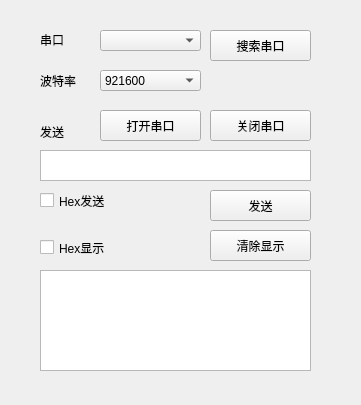
<?xml version="1.0" encoding="UTF-8"?>
<ui version="4.0">
 <class>Widget</class>
 <widget class="QWidget" name="Widget">
  <property name="enabled">
   <bool>true</bool>
  </property>
  <property name="geometry">
   <rect>
    <x>0</x>
    <y>0</y>
    <width>361</width>
    <height>405</height>
   </rect>
  </property>
  <property name="windowTitle">
   <string>Widget</string>
  </property>
  <widget class="QLabel" name="serial_label">
   <property name="geometry">
    <rect>
     <x>40</x>
     <y>30</y>
     <width>54</width>
     <height>20</height>
    </rect>
   </property>
   <property name="text">
    <string>串口</string>
   </property>
  </widget>
  <widget class="QLabel" name="baudrate_label">
   <property name="geometry">
    <rect>
     <x>40</x>
     <y>70</y>
     <width>54</width>
     <height>21</height>
    </rect>
   </property>
   <property name="text">
    <string>波特率</string>
   </property>
  </widget>
  <widget class="QComboBox" name="serial_select">
   <property name="geometry">
    <rect>
     <x>100</x>
     <y>30</y>
     <width>101</width>
     <height>21</height>
    </rect>
   </property>
  </widget>
  <widget class="QComboBox" name="baudrate_select">
   <property name="geometry">
    <rect>
     <x>100</x>
     <y>70</y>
     <width>101</width>
     <height>21</height>
    </rect>
   </property>
   <item>
    <property name="text">
     <string>921600</string>
    </property>
   </item>
   <item>
    <property name="text">
     <string>1152000</string>
    </property>
   </item>
  </widget>
  <widget class="QPushButton" name="serial_on_button">
   <property name="geometry">
    <rect>
     <x>100</x>
     <y>110</y>
     <width>101</width>
     <height>31</height>
    </rect>
   </property>
   <property name="text">
    <string>打开串口</string>
   </property>
  </widget>
  <widget class="QPushButton" name="serial_off_button">
   <property name="geometry">
    <rect>
     <x>210</x>
     <y>110</y>
     <width>101</width>
     <height>31</height>
    </rect>
   </property>
   <property name="text">
    <string>关闭串口</string>
   </property>
  </widget>
  <widget class="QPushButton" name="search_button">
   <property name="geometry">
    <rect>
     <x>210</x>
     <y>30</y>
     <width>101</width>
     <height>31</height>
    </rect>
   </property>
   <property name="text">
    <string>搜索串口</string>
   </property>
  </widget>
  <widget class="QPushButton" name="clearButton">
   <property name="enabled">
    <bool>true</bool>
   </property>
   <property name="geometry">
    <rect>
     <x>210</x>
     <y>230</y>
     <width>101</width>
     <height>31</height>
    </rect>
   </property>
   <property name="text">
    <string>清除显示</string>
   </property>
   <property name="checkable">
    <bool>true</bool>
   </property>
   <property name="checked">
    <bool>false</bool>
   </property>
  </widget>
  <widget class="QPushButton" name="sendButton">
   <property name="geometry">
    <rect>
     <x>210</x>
     <y>190</y>
     <width>101</width>
     <height>31</height>
    </rect>
   </property>
   <property name="text">
    <string>发送</string>
   </property>
  </widget>
  <widget class="QCheckBox" name="hex_send">
   <property name="geometry">
    <rect>
     <x>40</x>
     <y>190</y>
     <width>161</width>
     <height>21</height>
    </rect>
   </property>
   <property name="text">
    <string>Hex发送</string>
   </property>
  </widget>
  <widget class="QTextEdit" name="send_text">
   <property name="geometry">
    <rect>
     <x>40</x>
     <y>150</y>
     <width>271</width>
     <height>31</height>
    </rect>
   </property>
  </widget>
  <widget class="QCheckBox" name="hex_display">
   <property name="geometry">
    <rect>
     <x>40</x>
     <y>237</y>
     <width>101</width>
     <height>21</height>
    </rect>
   </property>
   <property name="text">
    <string>Hex显示</string>
   </property>
  </widget>
  <widget class="QLabel" name="label">
   <property name="geometry">
    <rect>
     <x>40</x>
     <y>122</y>
     <width>54</width>
     <height>20</height>
    </rect>
   </property>
   <property name="text">
    <string>发送</string>
   </property>
  </widget>
  <widget class="QPlainTextEdit" name="result_text">
   <property name="geometry">
    <rect>
     <x>40</x>
     <y>270</y>
     <width>271</width>
     <height>101</height>
    </rect>
   </property>
  </widget>
 </widget>
 <resources/>
 <connections/>
</ui>
